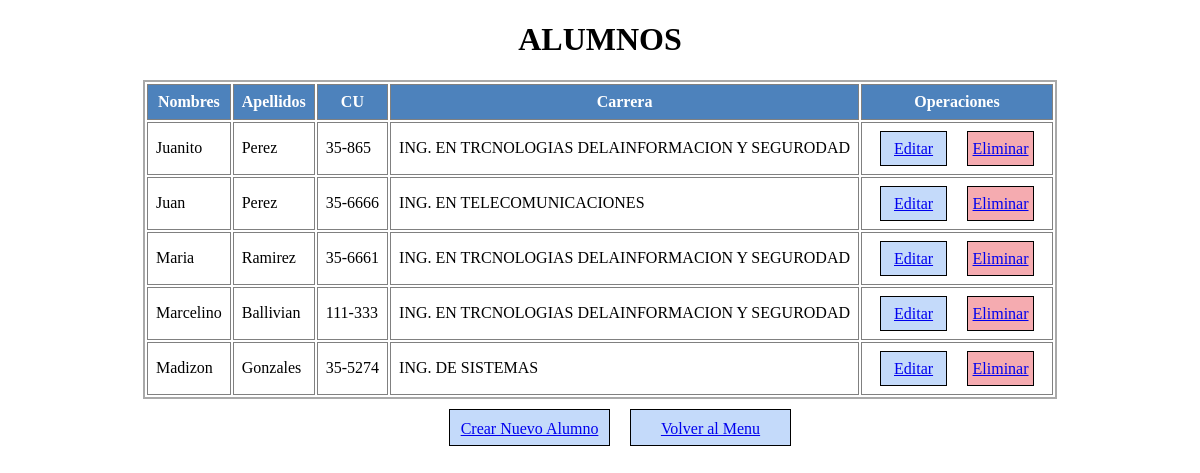
/read_alumno.php, run on the app's committed database.
### tables this page shows
CREATE TABLE `alumno` (
  `id` int(11) NOT NULL,
  `nombres` varchar(50) NOT NULL,
  `apellidos` varchar(50) NOT NULL,
  `CU` varchar(8) NOT NULL,
  `idcarrera` int(11) NOT NULL
);

CREATE TABLE `carrera` (
  `id` int(11) NOT NULL,
  `nombre` varchar(50) NOT NULL
);

### read_alumno.php (the view, shortened to what this page needs)
<!DOCTYPE html>
<html lang="en">
<head>
    <link rel="stylesheet" href="style.css" />
</head>
<body>
    <h1>ALUMNOS</h1>
    <?php include('conexion.php');
    $sql = "SELECT a.id,nombres,apellidos,CU,c.nombre as carrera FROM alumno a
    LEFT JOIN carrera c on a.idcarrera=c.id ";
    $resultado = $con->query($sql);
    if ($resultado->num_rows > 0) {
    ?>
        <table>
            <tr>
                <th>Nombres</th>
                <th>Apellidos</th>
                <th>CU</th>
                <th>Carrera</th>
                <th>Operaciones</th>
            </tr>
            <?php while ($row = $resultado->fetch_assoc()) {
            ?>
                <tr>
                    <td><?php echo $row['nombres']; ?></td>
                    <td><?php echo $row['apellidos']; ?></td>
                    <td><?php echo $row['CU']; ?></td>
                    <td><?php echo $row['carrera']; ?></td>
                    <td>
                        <div class="operaciones">
                        <div class="operaciones_item">
                        <a href="form_update_alumno.php?id=<?php echo $row['id'];?>">Editar</a>
                        </div>
                        <div class="operaciones_itemE">
                        <a href="delete_alumno.php?id=<?php echo $row['id'];?>">Eliminar</a>
                        </div>
                        </div>
                </td>
                </tr>
            <?php } ?>
        </table>
    <?php
    } else {
    ?> <div>No existen registros que mostrar</div>
    <?php }
    ?>
<div class="op">
    <div class="operaciones_item1">
    <a href="formu_alumno.php">Crear Nuevo Alumno</a>
    </div>
<div class="operaciones_item1">
<a href="menu_alumnos_carreras.html">Volver al Menu</a>
</div>
</div>
</body>
</html>

### style.css (style rules this page uses)
table { border: 2px solid darkgray; margin: 0 auto; }
table th, table td { border: 1px solid gray; padding: 8px; }
table th { background-color: #4d82bc; color: white; }
.operaciones { text-align: center; display: flex; justify-content: center; align-items: center; }
.op { display: flex; align-items: center; justify-content: center; }
.operaciones_item { width: 65px; height: 5px; background-color: #c4dafa; text-align: center; padding-top: 8px; padding-bottom: 20px; border: 1px solid black; margin: 0 10px; }
.operaciones_itemE { width: 65px; height: 5px; background-color: #f5abb0; text-align: center; padding-top: 8px; padding-bottom: 20px; border: 1px solid black; margin: 0 10px; }
.operaciones_item1 { width: 159px; height: 5px; background-color: #c4dafa; text-align: center; padding-top: 10px; padding-bottom: 20px; justify-content: center; border: 1px solid black; margin: 10px 10px; transform: translateX(20px); }
h1 { text-align: center; }

### data on the page
alumno: nombres "Juanito", apellidos "Perez", CU "35-865", idcarrera.nombre "ING. EN TRCNOLOGIAS DELAINFORMACION Y SEGURODAD"
alumno: nombres "Juan", apellidos "Perez", CU "35-6666", idcarrera.nombre "ING. EN TELECOMUNICACIONES"
alumno: nombres "Maria", apellidos "Ramirez", CU "35-6661", idcarrera.nombre "ING. EN TRCNOLOGIAS DELAINFORMACION Y SEGURODAD"
alumno: nombres "Marcelino", apellidos "Ballivian", CU "111-333", idcarrera.nombre "ING. EN TRCNOLOGIAS DELAINFORMACION Y SEGURODAD"
alumno: nombres "Madizon", apellidos "Gonzales", CU "35-5274", idcarrera.nombre "ING. DE SISTEMAS"
